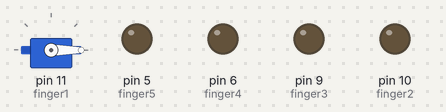
The sketch below on a simulated Arduino Uno, built with avr-gcc and run on an emulated ATmega328P. Shown: servo, output pins drawn as LEDs (lit = HIGH).

Above: at 0.05 s.
At 3.0 s:
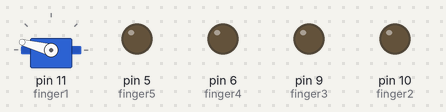
Timing chart, 0 to 6.9 s (numbered marks = the images above):
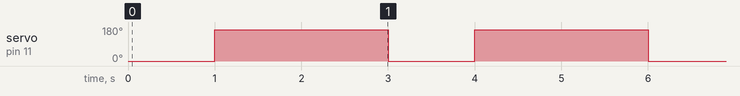

The sketch:

Servo.ino
```cpp
# include <Servo.h>

# define finger1 11
# define finger2 10
# define finger3 9
# define finger4 6
# define finger5 5

Servo servo1;
Servo servo2;
Servo servo3;
Servo servo4;
Servo servo5;

Servo servo[5] = {servo1, servo2, servo3, servo4, servo5};

void setup() {
  Serial.begin(9600);

  pinMode(finger1, OUTPUT);
  pinMode(finger2, OUTPUT);
  pinMode(finger3, OUTPUT);
  pinMode(finger4, OUTPUT);
  pinMode(finger5, OUTPUT);

  servo1.attach(finger1);
  //servo2.attach(finger2);
  //servo3.attach(finger3);
  //servo4.attach(finger4);
  //servo5.attach(finger5);
}

void loop () {
  servo1.write(0);
  //servo2.write(0);
  //servo3.write(0);
  //servo4.write(0);
  //servo5.write(0);
  delay(1000);
  servo1.write(165);
  //servo2.write(165);
  //servo3.write(165);
  //servo4.write(165);
  //servo5.write(165);
  delay(2000);
}
```

Measured:
- by itself, servo on pin 11 (finger1): alternates 165° for 2.0 s and 0° for 1.0 s
